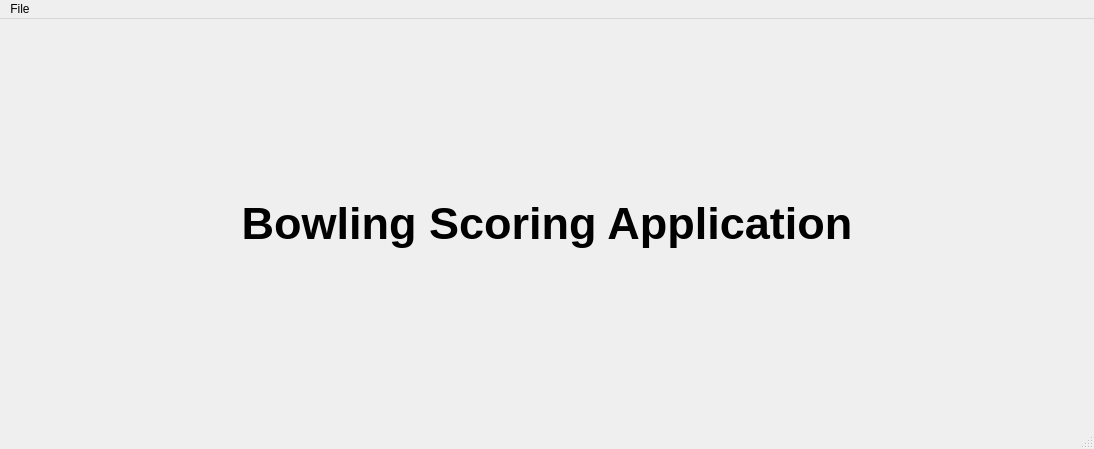
<?xml version="1.0" encoding="UTF-8"?>
<ui version="4.0">
 <class>MainWindow</class>
 <widget class="QMainWindow" name="MainWindow">
  <property name="geometry">
   <rect>
    <x>0</x>
    <y>0</y>
    <width>1094</width>
    <height>449</height>
   </rect>
  </property>
  <property name="windowTitle">
   <string>Bowling Scoring Application</string>
  </property>
  <widget class="QWidget" name="centralwidget">
   <layout class="QVBoxLayout" name="verticalLayout">
    <item>
     <widget class="QLabel" name="label">
      <property name="font">
       <font>
        <pointsize>34</pointsize>
        <weight>75</weight>
        <bold>true</bold>
       </font>
      </property>
      <property name="text">
       <string>Bowling Scoring Application</string>
      </property>
      <property name="alignment">
       <set>Qt::AlignCenter</set>
      </property>
     </widget>
    </item>
    <item>
     <layout class="QHBoxLayout" name="horizontalLayout"/>
    </item>
    <item>
     <layout class="QHBoxLayout" name="horizontalLayout_2"/>
    </item>
   </layout>
  </widget>
  <widget class="QMenuBar" name="menubar">
   <property name="geometry">
    <rect>
     <x>0</x>
     <y>0</y>
     <width>1094</width>
     <height>21</height>
    </rect>
   </property>
   <widget class="QMenu" name="menuFile">
    <property name="title">
     <string>File</string>
    </property>
    <addaction name="actionExit"/>
   </widget>
   <addaction name="menuFile"/>
  </widget>
  <widget class="QStatusBar" name="statusbar"/>
  <action name="actionExit">
   <property name="text">
    <string>Exit</string>
   </property>
  </action>
 </widget>
 <resources/>
 <connections/>
</ui>
